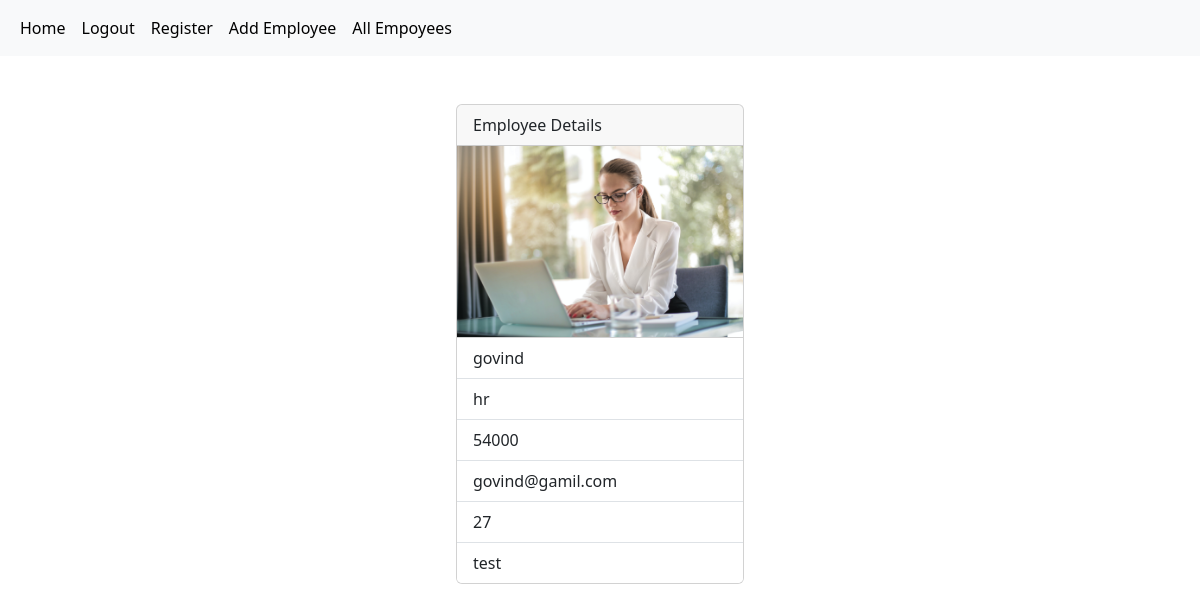
/employees/21 (signed in), run on the app's committed database.
### crm/models.py (models this page shows, shortened)
class Employees(models.Model):
    name=models.CharField(max_length=200)
    department=models.CharField(max_length=200)
    salary=models.PositiveIntegerField()
    email=models.EmailField(unique=True)
    dob=models.DateField(null=True,blank=True)
    age=models.PositiveIntegerField()
    contact=models.CharField(max_length=12,null=True)
    profile_pic=models.ImageField(upload_to="images",null=True,blank=True)

### crm/views.py (the view)
# urls.py: path('employees/<int:pk>',views.EmployeeDetailView.as_view(),name="emp-detail"),
@method_decorator(signin_required,name="dispatch")
class EmployeeDetailView(View):
   def get(self,request,*args,**kwargs):
      id=kwargs.get("pk")
      qs=Employees.objects.get(id=id)
      return render(request,"emp_detail.html",{"data":qs})

### crm/views.py (called while the page is built)
def signin_required(fn):
   def wrapper(request,*args,**kwargs):
      if not request.user.is_authenticated:
         messages.error(request,"invalid session")
         return redirect("signin")
      else:
         return fn(request,*args,**kwargs)
   return wrapper

### crm/templates/emp_detail.html
{%extends 'base.html'%}
{%block body_block%}
<div class="container d-flex justify-content-center mt-5">
  <div class="card" style="width: 18rem;">
      <div class="card-header">
        Employee Details
      </div>
      <div>
        {%if data.profile_pic%}
        <img src="{{data.profile_pic.url}}" alt="" width="100%">
        {%endif%}
      </div>
      <ul class="list-group list-group-flush">
        <li class="list-group-item">{{data.name}}</li>
        <li class="list-group-item">{{data.department}}</li>
        <li class="list-group-item">{{data.salary}}</li>
        <li class="list-group-item">{{data.email}}</li>
        <li class="list-group-item">{{data.age}}</li>
        <li class="list-group-item">{{data.contact}}</li>
      </ul>
    </div>
</div>
{%endblock%}

### data on the page
Employees: profile_pic (picture), name "govind", department "hr", salary "54000", email "govind@gamil.com", age "27", contact "test"
